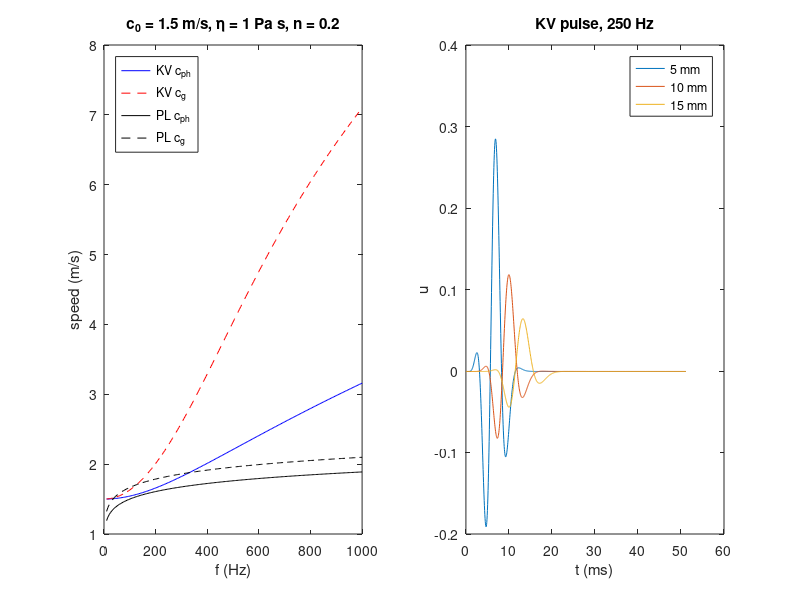

Write MATLAB code to recreate this figure.
%% m30_viscoelastic_dispersion.m
% Purpose : Shear-wave dispersion in Kelvin-Voigt and power-law (spring-pot)
%           media: phase velocity, group velocity (numerical d(omega)/dk),
%           attenuation, the dispersion slope (200-600 Hz) and the shape
%           change of a pulse propagated as a 1D plane wave,
%           U(x,w) = U(0,w) exp(-j k(w) x).
% Change  : c0, etaList, n (power-law exponent), fc (pulse centre frequency).
% Expect  : KV, c0 = 1.5 m/s, eta = 1 Pa s: c_ph = 1.54, 1.66, 2.21, 3.16 m/s
%           at 100, 200, 500, 1000 Hz; alpha(200 Hz) = 197 Np/m;
%           c_g(200 Hz) = 2.01 m/s. Low-frequency approximation
%           c0 (1 + 3x^2/8) within 0.1 % at x = 0.3. Power law n = 0.2:
%           c_g/c_ph = 1/(1 - n/2) = 1.111 and alpha = (w/c_ph) tan(n pi/4).
rng(1);
rho = 1000; c0 = 1.5; mu = rho*c0^2;
kKV = @(f, eta) 2*pi*f.*sqrt(rho./(mu + 1j*2*pi*f*eta));
cphKV = @(f, eta) 2*pi*f./real(kKV(f, eta));
h = 0.5; cgKV = @(f, eta) 2*pi*2*h./(real(kKV(f + h, eta)) - real(kKV(f - h, eta)));
fl = [100 200 500 1000];
for eta = [0.4 1 2]
  fprintf('KV eta = %.1f Pa s: c_ph =', eta); fprintf(' %.3f', cphKV(fl, eta));
  fprintf(' m/s; c_g = '); fprintf(' %.3f', cgKV(fl, eta)); fprintf(' m/s; alpha = '); fprintf(' %.0f', -imag(kKV(fl, eta)));
  fprintf(' Np/m; slope(200-600 Hz) = %.2f m/s/kHz\n', (cphKV(600, eta) - cphKV(200, eta))/0.4);
end
x = 0.3; fprintf('Low-frequency check x = 0.3: exact %.4f, 1 + 3x^2/8 = %.4f\n', sqrt(2*(1 + x^2)/(1 + sqrt(1 + x^2))), 1 + 3*x^2/8);
fprintf('High-frequency KV limit sqrt(2 w eta/rho) at 1000 Hz, eta = 1: %.2f m/s (exact %.2f)\n', sqrt(2*2*pi*1000*1/rho), cphKV(1000, 1));
% power law with c_ph(100 Hz) = c0
n = 0.2; w0 = 2*pi*100; cr = c0*cos(n*pi/4);
kPL = @(f) (2*pi*f/cr).*(2*pi*f/w0).^(-n/2).*(cos(n*pi/4) - 1j*sin(n*pi/4));
cphPL = @(f) 2*pi*f./real(kPL(f)); cgPL = @(f) 2*pi*2*h./(real(kPL(f + h)) - real(kPL(f - h)));
fprintf('Power law n = %.1f: c_ph = ', n); fprintf(' %.3f', cphPL(fl)); fprintf(' m/s; c_g/c_ph = '); fprintf(' %.4f', cgPL(fl)./cphPL(fl));
fprintf(' (theory %.4f)\n', 1/(1 - n/2));
fprintf('   alpha(200 Hz) = %.1f Np/m, (w/c_ph) tan(n pi/4) = %.1f Np/m; factor per decade 10^(n/2) = %.3f\n', -imag(kPL(200)), 2*pi*200/cphPL(200)*tan(n*pi/4), 10^(n/2));
% pulse propagation (KV eta = 1, fc = 250 Hz)
fs = 20e3; Nt = 1024; t = (0:Nt-1)'/fs; fc = 250; sf = 0.8*fc/2/sqrt(2*log(2)); st = 1/(2*pi*sf);
u0 = exp(-(t - 0.004).^2/(2*st^2)).*cos(2*pi*fc*(t - 0.004)); U0 = fft(u0);
fq = (0:Nt-1)'*fs/Nt; fq(fq > fs/2) = fq(fq > fs/2) - fs;
xs = [5 10 15]*1e-3; tp = zeros(1,3); U = zeros(Nt,3);
for q = 1:3
  mp = (1:Nt/2-1)'; kp = kKV(mp*fs/Nt, 1); Zp = U0(mp+1).*exp(-1j*kp*xs(q));
  Zf = zeros(Nt,1); Zf(mp+1) = Zp; Zf(Nt-mp+1) = conj(Zp); U(:,q) = real(ifft(Zf));
  Z = fft(U(:,q)); Z(fq < 0) = 0; Z(2:Nt/2) = 2*Z(2:Nt/2); e = abs(ifft(Z));
  [~, im] = max(e); de = e(im-1) - 2*e(im) + e(im+1); tp(q) = (im - 1 + 0.5*(e(im-1) - e(im+1))/de)/fs;
end
fprintf('Pulse fc = %d Hz, KV eta = 1: envelope TTP 5 -> 15 mm gives %.3f m/s (c_ph(fc) = %.3f, c_g(fc) = %.3f)\n', fc, 10e-3/(tp(3) - tp(1)), cphKV(fc, 1), cgKV(fc, 1));
ff = 10:5:1000;
figure(1); subplot(1,2,1); plot(ff, cphKV(ff, 1), 'b', ff, cgKV(ff, 1), 'r--', ff, cphPL(ff), 'k', ff, cgPL(ff), 'k--');
xlabel('f (Hz)'); ylabel('speed (m/s)'); legend('KV c_{ph}', 'KV c_g', 'PL c_{ph}', 'PL c_g', 'location', 'northwest'); title('c_0 = 1.5 m/s, \eta = 1 Pa s, n = 0.2');
subplot(1,2,2); plot(t*1e3, U); xlabel('t (ms)'); ylabel('u'); legend('5 mm', '10 mm', '15 mm'); title('KV pulse, 250 Hz');
